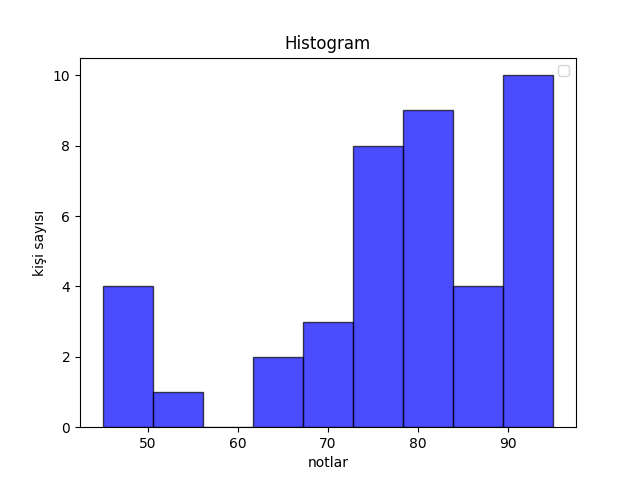

This chart was generated by the following Python code:
#çalıştırmadan önce dependacies.bat yada dependacies.bash'i çalıştırın
import pandas as pd
import matplotlib.pyplot as plt

# xlsx oku
df = pd.read_excel('Ödev.xlsx')

# doğru
plt.hist(df['notlar'], bins='auto', alpha=0.7, color='blue', edgecolor='black')

# eksenlere ad tanımla
plt.xlabel('notlar')
plt.ylabel('kişi sayısı')
plt.title('Histogram')

# görüntüle
plt.legend()
#kaydet
plt.savefig('histogram.png')
# göster
plt.show()